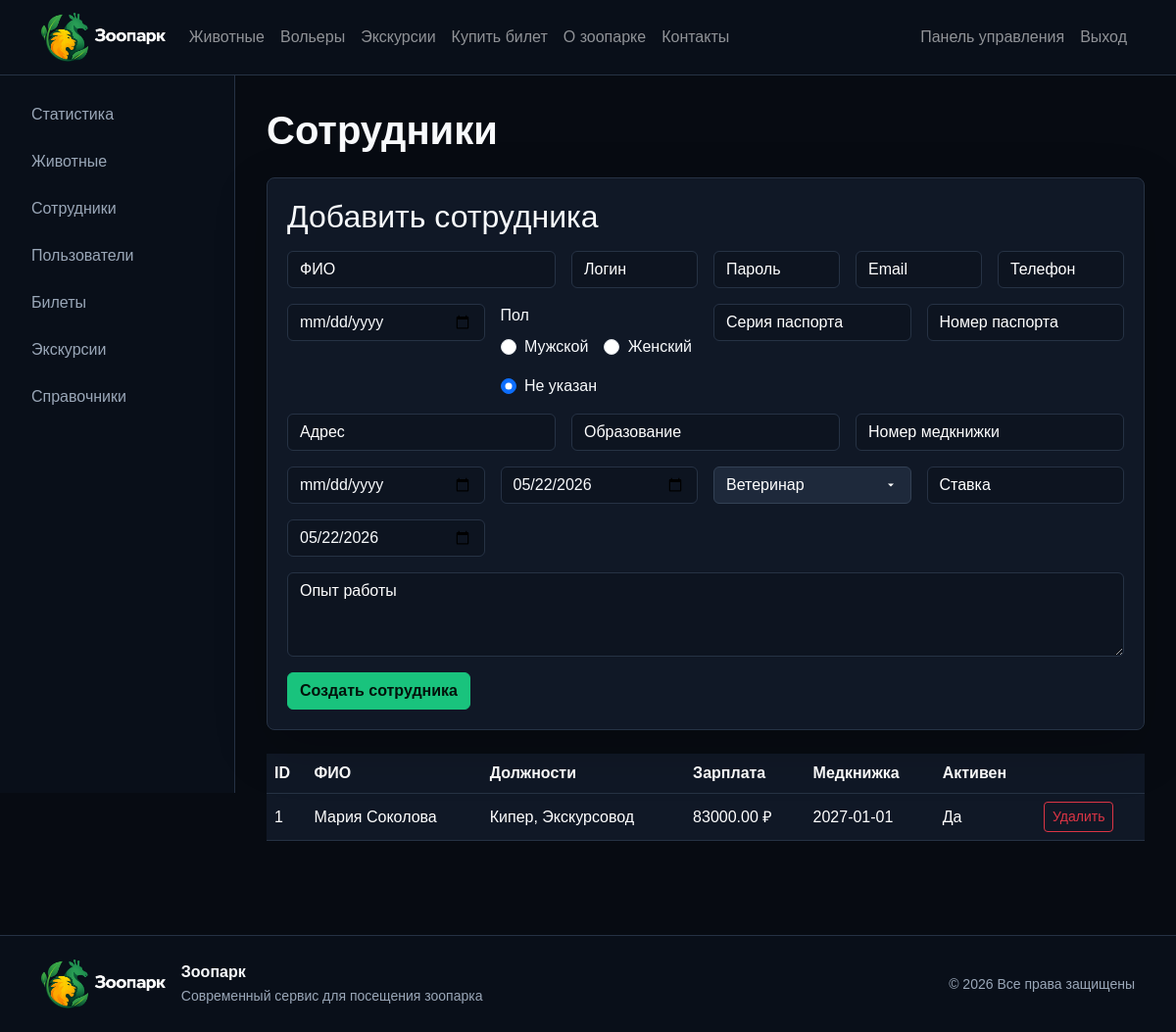
The app's page /admin/employees.php (signed in) with its own data.
### tables this page shows
CREATE TABLE employees (
    id INT AUTO_INCREMENT PRIMARY KEY,
    user_id INT NOT NULL UNIQUE,
    birth_date DATE,
    gender ENUM('male','female','unknown') NOT NULL DEFAULT 'unknown',
    passport_series VARCHAR(10),
    passport_number VARCHAR(20),
    address VARCHAR(255),
    education VARCHAR(160),
    work_experience TEXT,
    medical_book_number VARCHAR(80),
    medical_book_expire_date DATE,
    hire_date DATE NOT NULL,
    dismissal_date DATE,
    is_active BOOLEAN NOT NULL DEFAULT TRUE,
    CONSTRAINT fk_employees_user FOREIGN KEY (user_id) REFERENCES users(id)
);

### includes/functions.php (called while the page is built, shortened)
<?php
function e(?string $value): string
{
    return htmlspecialchars((string)$value, ENT_QUOTES | ENT_SUBSTITUTE, 'UTF-8');
}

### admin/employees.php (the view, shortened to what this page needs)
<?php
require __DIR__ . '/../includes/functions.php';
$pdo = db();
$positionsStmt = $pdo->prepare('SELECT * FROM positions ORDER BY name');
$positionsStmt->execute();
$positions = $positionsStmt->fetchAll();
$employeesStmt = $pdo->prepare('SELECT * FROM view_employees_full ORDER BY id DESC');
$employeesStmt->execute();
$employees = $employeesStmt->fetchAll();
require __DIR__ . '/../templates/header.php';
?>
<div class="admin-layout">
    <?php require __DIR__ . '/../templates/admin_sidebar.php'; ?>
    <section class="admin-content">
        <h1 class="section-title">Сотрудники</h1>
        <form method="post" class="app-panel mb-4">
            <h2 class="mb-3">Добавить сотрудника</h2>
            <div class="row g-3">
                <div class="col-md-4"><input class="form-control" name="full_name" placeholder="ФИО" required></div>
                <div class="col-md-2"><input class="form-control" name="login" placeholder="Логин" required></div>
                <div class="col-md-2"><input class="form-control" name="password" placeholder="Пароль" required></div>
                <div class="col-md-2"><input class="form-control" type="email" name="email" placeholder="Email" required></div>
                <div class="col-md-2"><input class="form-control" name="phone" placeholder="Телефон"></div>
                <div class="col-md-3"><input class="form-control" type="date" name="birth_date" title="Дата рождения"></div>
                <div class="col-md-3">
                    <label class="form-label d-block">Пол</label>
                    <div class="d-flex gap-3 flex-wrap">
                        <label class="form-check-label"><input class="form-check-input me-1" type="radio" name="gender" value="male"> Мужской</label>
                        <label class="form-check-label"><input class="form-check-input me-1" type="radio" name="gender" value="female"> Женский</label>
                        <label class="form-check-label"><input class="form-check-input me-1" type="radio" name="gender" value="unknown" checked> Не указан</label>
                    </div>
                </div>
                <div class="col-md-3"><input class="form-control" name="passport_series" placeholder="Серия паспорта"></div>
                <div class="col-md-3"><input class="form-control" name="passport_number" placeholder="Номер паспорта"></div>
                <div class="col-md-4"><input class="form-control" name="address" placeholder="Адрес"></div>
                <div class="col-md-4"><input class="form-control" name="education" placeholder="Образование"></div>
                <div class="col-md-4"><input class="form-control" name="medical_book_number" placeholder="Номер медкнижки"></div>
                <div class="col-md-3"><input class="form-control" type="date" name="medical_book_expire_date" title="Срок медкнижки"></div>
                <div class="col-md-3"><input class="form-control" type="date" name="hire_date" value="<?= date('Y-m-d') ?>" required title="Дата приема"></div>
                <div class="col-md-3">
                    <select class="form-select" name="position_id" required>
                        <?php foreach ($positions as $position): ?>
                            <option value="<?= $position['id'] ?>"><?= e($position['name']) ?></option>
                        <?php endforeach; ?>
                    </select>
                </div>
                <div class="col-md-3"><input class="form-control" type="number" step="0.01" min="0" name="salary_rate" placeholder="Ставка" required></div>
                <div class="col-md-3"><input class="form-control" type="date" name="date_from" value="<?= date('Y-m-d') ?>" required title="Дата начала должности"></div>
                <div class="col-12"><textarea class="form-control" name="work_experience" rows="3" placeholder="Опыт работы"></textarea></div>
            </div>
            <button class="btn btn-accent mt-3">Создать сотрудника</button>
        </form>
        <div class="table-responsive"><table class="table table-dark table-hover align-middle">
            <tr><th>ID</th><th>ФИО</th><th>Должности</th><th>Зарплата</th><th>Медкнижка</th><th>Активен</th><th></th></tr>
            <?php foreach ($employees as $emp): ?>
                <tr>
                    <td><?= $emp['id'] ?></td>
                    <td><?= e($emp['full_name']) ?></td>
                    <td><?= e($emp['positions']) ?></td>
                    <td><?= e((string)$emp['salary_total']) ?> ₽</td>
                    <td><?= e($emp['medical_book_expire_date']) ?></td>
                    <td><?= $emp['is_active'] ? 'Да' : 'Нет' ?></td>
                    <td><a class="btn btn-sm btn-outline-danger js-confirm" href="?delete=<?= $emp['id'] ?>">Удалить</a></td>
                </tr>
            <?php endforeach; ?>
        </table></div>
    </section>
</div>
<?php require __DIR__ . '/../templates/footer.php'; ?>

### assets/css/style.css (style rules this page uses)
:root { --bg: #070b12; --panel: #101826; --panel-2: #151f2f; --line: #263244; --text: #f8fafc; --muted: #9aa7b8; --green: #19c37d; --orange: #ff9f1c; --blue: #0f2742; }
body { background: var(--bg); color: var(--text); font-family: Arial, sans-serif; }
a { color: inherit; text-decoration: none; }
.btn-accent { background: var(--green); border-color: var(--green); color: #03120b; font-weight: 700; }
.section-title { margin-bottom: 1.5rem; font-weight: 800; }
.app-card, .app-panel, .auth-card, .metric-card { position: relative; z-index: 2; background: var(--panel); border: 1px solid var(--line); border-radius: 8px; padding: 1.25rem; box-shadow: 0 18px 55px rgba(0, 0, 0, 0.18); }
.form-control, .form-select { background-color: #0d1420; border-color: var(--line); color: var(--text); }
.form-control::placeholder { color: #fff; }
select.form-select { background-color: #1e293b; color: white; border: 1px solid #334155; }
.admin-layout { display: grid; grid-template-columns: 240px minmax(0, 1fr); min-height: calc(100vh - 72px); }
.admin-content { padding: 2rem; min-width: 0; }
.table-dark { --bs-table-bg: #101826; --bs-table-border-color: #263244; }

### records on screen
employees: id "1", full_name "Мария Соколова", positions "Кипер, Экскурсовод", salary_total "83000.00", medical_book_expire_date "2027-01-01", is_active "Да"

### other values on screen
form field position_id "Ветеринар"
